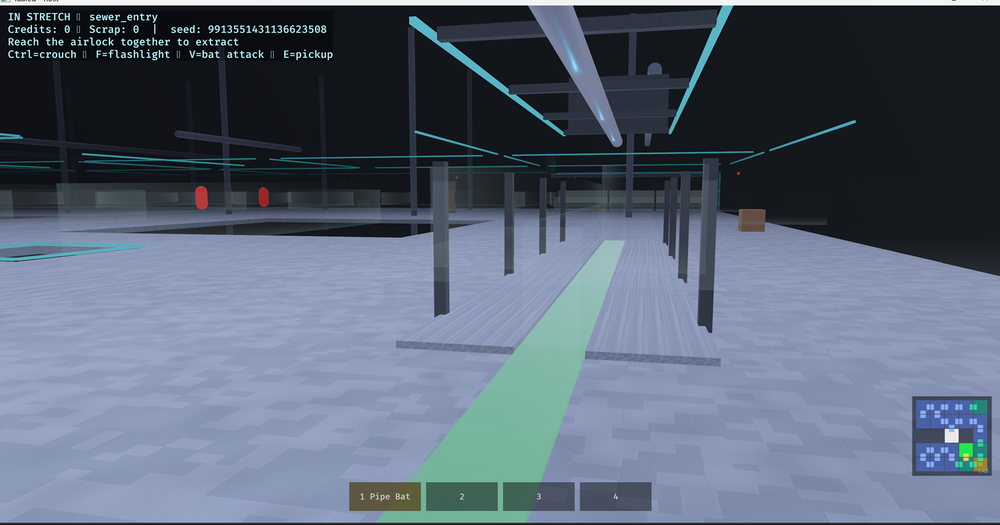
#> input picture userinput/1.png, 1000 x 525 px, shrunk from 1534 x 806 before the run
$ python bake_tinted_colormap.py ../userinput/1.png ../userinput/2.png 1.0 1.0 1.0
#> lines starting #> are read from the running program, lines starting #| are printed output that depends on the picture
"""Bake an sRGB base_color tint into a colormap (linear-correct).

A faction whose look is currently `cyber_colormap.png x base_color tint` can be
made folder-owned by baking the tint into its own colormap, then loading it with
base_color = white. Bevy multiplies base_color (linear) by the decoded (linear)
texture, so we bake in LINEAR space to reproduce the look pixel-for-pixel.

Usage: python tools/bake_tinted_colormap.py <src.png> <dst.png> R G B
       R G B = sRGB tint in 0..1 (e.g. 0.68 0.55 0.42)
"""
import sys
import numpy as np
from PIL import Image


def srgb_to_linear(c):
    return np.where(c <= 0.04045, c / 12.92, ((c + 0.055) / 1.055) ** 2.4)


def linear_to_srgb(c):
    return np.where(c <= 0.0031308, c * 12.92, 1.055 * np.power(c, 1 / 2.4) - 0.055)


def main() -> None:
    src, dst = sys.argv[1], sys.argv[2]
    tint = np.array([float(sys.argv[3]), float(sys.argv[4]), float(sys.argv[5])])
    tint_lin = srgb_to_linear(tint)
    img = Image.open(src).convert("RGBA")
#> img is the input picture: PIL image 1000x525 RGBA; mean R, G, B, A 89.5, 101.2, 118.5, 255
    a = np.asarray(img).astype(np.float32) / 255.0
    lin = srgb_to_linear(a[..., :3]) * tint_lin
#> in srgb_to_linear (call 2), `return np.where(c <= 0.04045, c / 12.92, ((c + 0.055) / 1.055) ** 2.4)`:
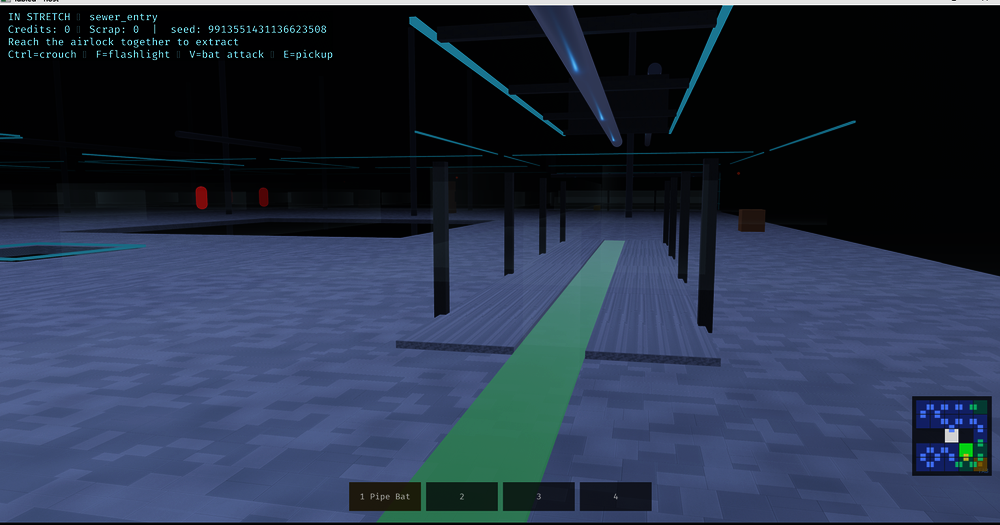
#> returned value: shape (525, 1000, 3) float32; mean of channels 0, 1, 2 0.153, 0.196, 0.274; drawn as R, G, B
    a[..., :3] = np.clip(linear_to_srgb(lin), 0, 1)
    out = (np.clip(a, 0, 1) * 255.0).round().astype(np.uint8)
    Image.fromarray(out, "RGBA").save(dst)
    print(f"baked {src} x sRGB{tuple(tint)} -> {dst}")


if __name__ == "__main__":
    main()

$ run again, on userinput/3.png
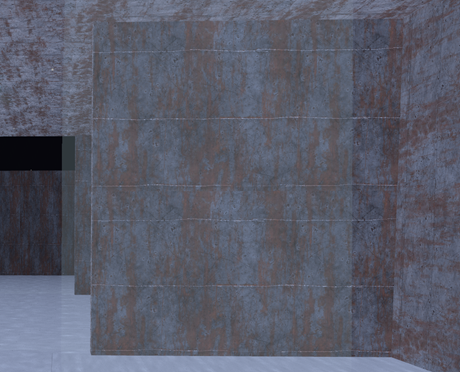
#> input picture userinput/3.png, 460 x 372 px
#> in main, img is the input picture: PIL image 460x372 RGBA; mean R, G, B, A 89.8, 92.2, 106.3, 255
#> in srgb_to_linear (call 2), `return np.where(c <= 0.04045, c / 12.92, ((c + 0.055) / 1.055) ** 2.4)`:
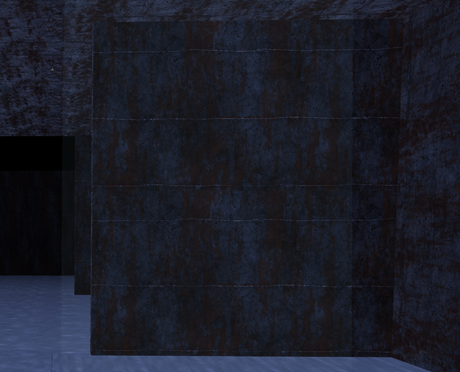
#> returned value: shape (372, 460, 3) float32; mean of channels 0, 1, 2 0.108, 0.116, 0.158; drawn as R, G, B
